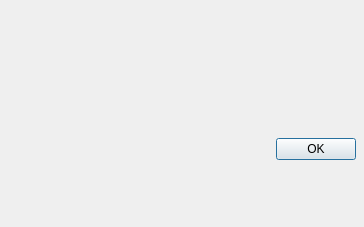
<ui version="4.0" >
 <author></author>
 <comment></comment>
 <exportmacro></exportmacro>
 <class>pqAboutDialog</class>
 <widget class="QDialog" name="pqAboutDialog" >
  <property name="geometry" >
   <rect>
    <x>0</x>
    <y>0</y>
    <width>364</width>
    <height>227</height>
   </rect>
  </property>
  <property name="sizePolicy" >
   <sizepolicy>
    <hsizetype>1</hsizetype>
    <vsizetype>1</vsizetype>
    <horstretch>0</horstretch>
    <verstretch>0</verstretch>
   </sizepolicy>
  </property>
  <property name="windowTitle" >
   <string>Dialog</string>
  </property>
  <property name="modal" >
   <bool>true</bool>
  </property>
  <layout class="QGridLayout" >
   <property name="margin" >
    <number>8</number>
   </property>
   <property name="spacing" >
    <number>6</number>
   </property>
   <item row="0" column="0" >
    <widget class="QLabel" name="label" >
     <property name="sizePolicy" >
      <sizepolicy>
       <hsizetype>0</hsizetype>
       <vsizetype>0</vsizetype>
       <horstretch>0</horstretch>
       <verstretch>0</verstretch>
      </sizepolicy>
     </property>
     <property name="text" >
      <string/>
     </property>
     <property name="pixmap" >
      <pixmap resource="pqClient.qrc" >:/pqClient/ParaQLogo.png</pixmap>
     </property>
    </widget>
   </item>
   <item row="1" column="0" >
    <layout class="QHBoxLayout" >
     <property name="margin" >
      <number>0</number>
     </property>
     <property name="spacing" >
      <number>6</number>
     </property>
     <item>
      <spacer>
       <property name="orientation" >
        <enum>Qt::Horizontal</enum>
       </property>
       <property name="sizeHint" >
        <size>
         <width>131</width>
         <height>31</height>
        </size>
       </property>
      </spacer>
     </item>
     <item>
      <widget class="QPushButton" name="okButton" >
       <property name="text" >
        <string>OK</string>
       </property>
      </widget>
     </item>
    </layout>
   </item>
  </layout>
 </widget>
 <pixmapfunction></pixmapfunction>
 <resources>
  <include location="pqClient.qrc" />
 </resources>
 <connections>
  <connection>
   <sender>okButton</sender>
   <signal>clicked()</signal>
   <receiver>pqAboutDialog</receiver>
   <slot>accept()</slot>
   <hints>
    <hint type="sourcelabel" >
     <x>278</x>
     <y>253</y>
    </hint>
    <hint type="destinationlabel" >
     <x>96</x>
     <y>254</y>
    </hint>
   </hints>
  </connection>
 </connections>
</ui>
